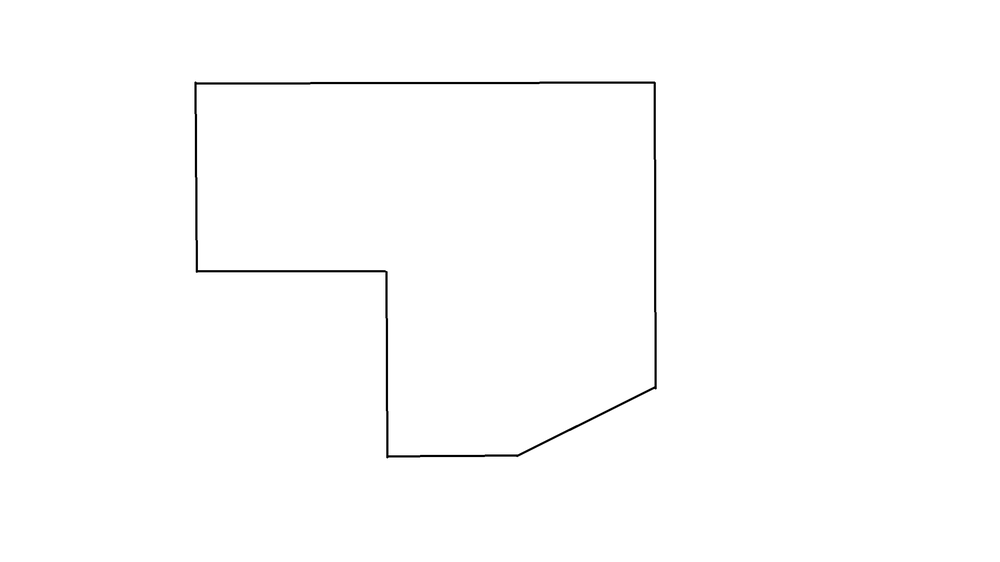
#> input picture AdvancedModels/Pictures/LeanTest_Line_Detection_1.PNG, 1000 x 562 px, shrunk from 2304 x 1296 before the run, found by its file name
$ python sketchOutline.py
#> lines starting #> are read from the running program, lines starting #| are printed output that depends on the picture; after the words box and inside, x2 and y2 are one past the last pixel; in counts of white or black regions, pixels touching at a corner belong together
import cv2
import numpy as np

# Load an image
#image = cv2.imread('/home/coffee_6ean/Linux/AdvancedModels/Pictures/sketch_test_1.png')
image = cv2.imread('/home/coffee_6ean/Linux/AdvancedModels/Pictures/LeanTest_Line_Detection_1.PNG')
#> image is the input picture: shape (562, 1000, 3); min 0, max 255, mean 253.4
cv2.imshow('Original Image', image)

# Convert the image to grayscale
gray_image = cv2.cvtColor(image, cv2.COLOR_BGR2GRAY)

# Apply edge detection
edges = cv2.Canny(gray_image, 50, 200, None, 3)
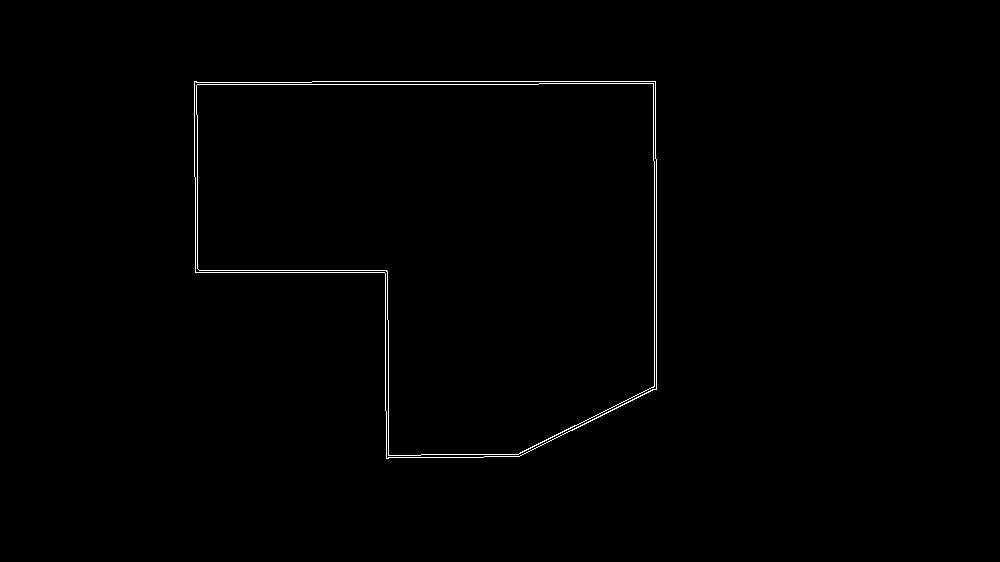
#> edges: shape (562, 1000); 0.58% white in thin lines or dots, all inside (x1, y1, x2, y2) = (194, 81, 657, 459)

# Detect lines using Hough Line Transform
lines = cv2.HoughLines(edges, 1, np.pi / 180, 150, None, 0, 0)
#> lines = [[81, 1.57], [84, 1.57], [656, 0], [654, 0], [272, 1.57], [270, 1.57], [197, 0]]

# Draw detected lines on the original image
if lines is not None:
    for rho, theta in lines[:, 0]:
        a = np.cos(theta)
        b = np.sin(theta)
        x0 = a * rho
        y0 = b * rho
        x1 = int(x0 + 1000 * (-b))
        y1 = int(y0 + 1000 * (a))
        x2 = int(x0 - 1000 * (-b))
        y2 = int(y0 - 1000 * (a))
        cv2.line(image, (x1, y1), (x2, y2), (0, 0, 255), 2)
#> this loop made 7 passes
#> (rho, theta, a, b, x0, y0, x1, y1) on passes 1 to 7: (81, 1.57, -4.37e-08, 1, -3.54e-06, 81, -1000, 80), (84, 1.57, -4.37e-08, 1, -3.67e-06, 84, -1000, 83), (656, 0, 1, 0, 656, 0, 656, 1000), (654, 0, 1, 0, 654, 0, 654, 1000), (272, 1.57, -4.37e-08, 1, -1.19e-05, 272, -1000, 271), (270, 1.57, -4.37e-08, 1, -1.18e-05, 270, -1000, 269), (197, 0, 1, 0, 197, 0, 197, 1000)
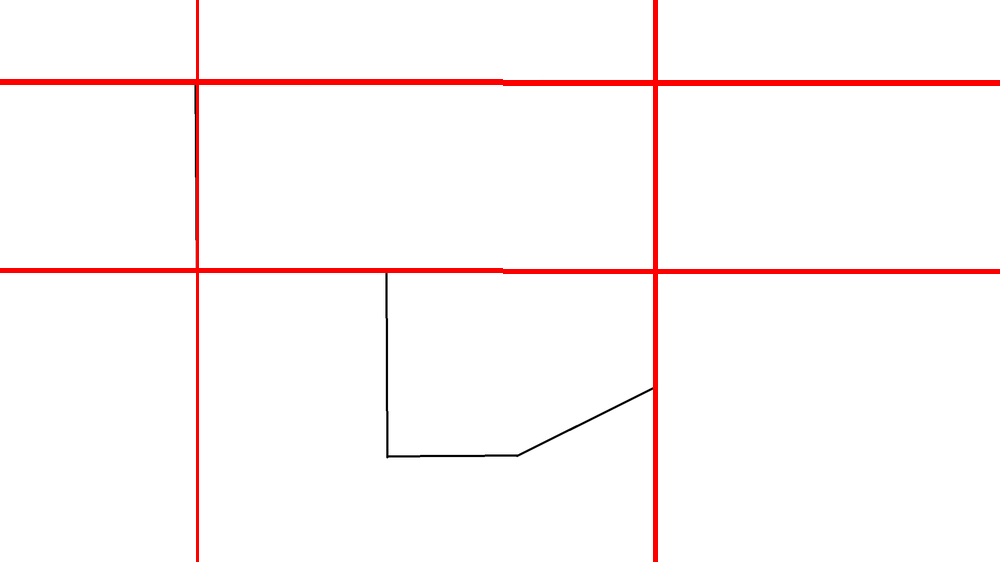
#> image: shape (562, 1000, 3); 2.74% of pixels changed, all inside (x1, y1, x2, y2) = (0, 0, 1000, 562)

# Display the original image with detected lines
cv2.imshow('Detected Lines', image)
cv2.waitKey(0)
cv2.destroyAllWindows()
